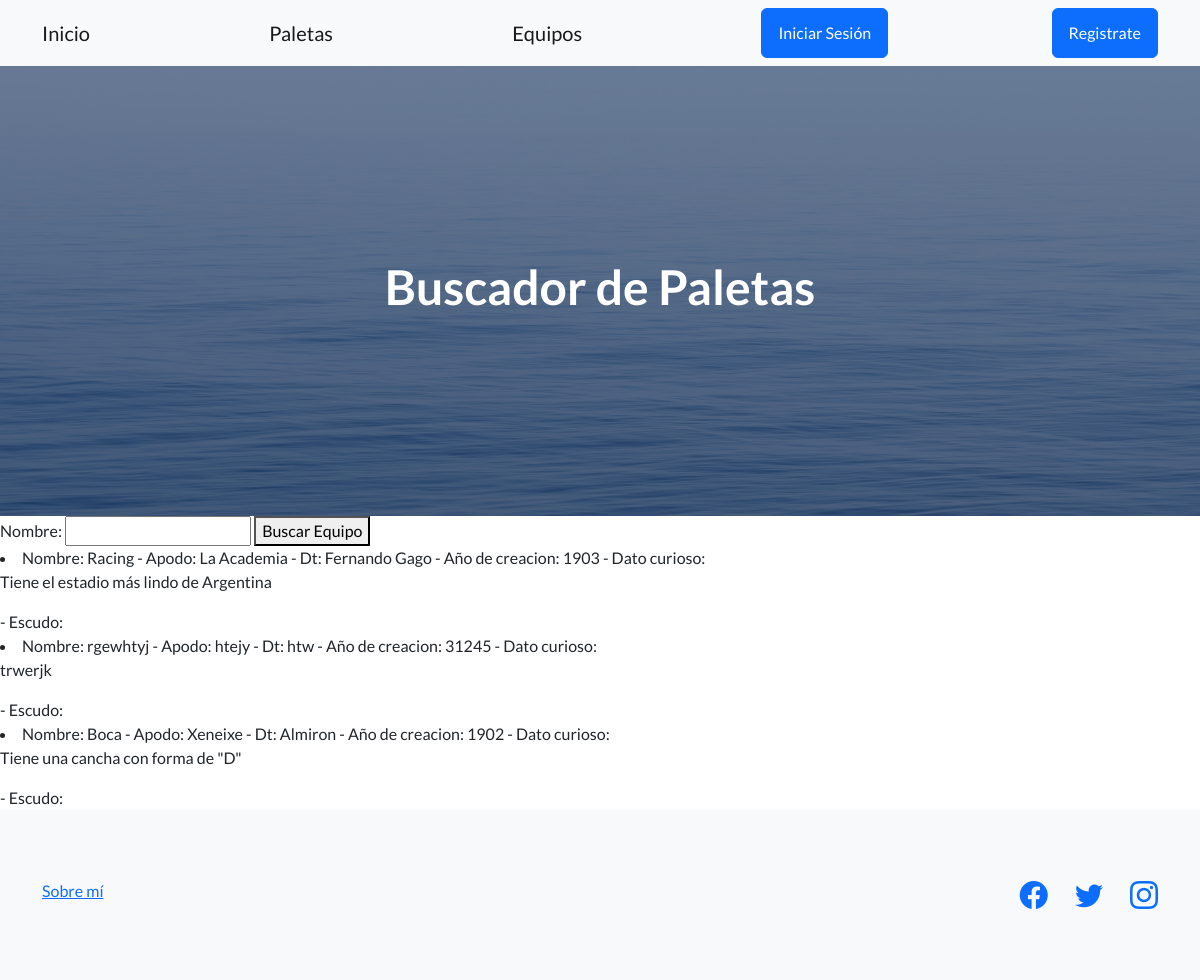
The page /paletas/buscar on the database its author committed.
### Aplicacion/models.py (models this page shows, shortened)
class Paleta(models.Model):
    nombre = models.CharField (max_length = 30)
    apodo = models.CharField (max_length = 30)
    dt = models.CharField (max_length = 30)
    anio_de_creacion = models.IntegerField ()
    dato_curioso = RichTextField()
    escudo = models.ImageField (upload_to = 'avatares', null = True, blank = True)

### Aplicacion/views.py (the view)
# urls.py: path('paletas/buscar', views.buscar_paleta, name = 'buscador_paletas'),
def buscar_paleta(request):
    nombre_a_buscar = request.GET.get('nombre', None)
    if nombre_a_buscar:
        paletas = Paleta.objects.filter(nombre__icontains = nombre_a_buscar)
    else:
        paletas = Paleta.objects.all()
    formulario_busqueda = BuscarPaleta()
    return render(request,'buscar_paletas.html', {'paletas':paletas, 'formulario':formulario_busqueda})

### Aplicacion/forms.py
class BuscarPaleta(forms.Form):
    nombre = forms.CharField (max_length = 30, required = False)

### Aplicacion/templates/buscar_paletas.html (shortened to what this page needs)
{% extends 'base.html' %}
{% block h1_header %}
<h1>Buscador de Paletas</h1>
{% endblock h1_header %}
{% block contenido %}
<form action = {% url 'Aplicacion:buscador_paletas' %} method = "get">
    {{formulario}}
    <button>Buscar Equipo</button>
</form>
{% if paletas %}
{% for paleta in paletas %}
   <li >
    Nombre: {{paleta.nombre}} - Apodo: {{paleta.apodo}} - Dt: {{paleta.dt}} - Año de creacion: {{paleta.anio_de_creacion}} - Dato curioso: {{paleta.dato_curioso | safe}} - Escudo: <img src = {{paleta.escudo.url}} alt = '' height = '60px'>
   </li>
   {% endfor %}
{% else %}
   <h2>No hay datos</h2>
{% endif %}
{% endblock contenido %}

### rows shown on the page
Paleta: nombre "Racing", apodo "La Academia", dt "Fernando Gago", anio_de_creacion "1903", dato_curioso "Tiene el estadio más lindo de Argentina"
Paleta: nombre "rgewhtyj", apodo "htejy", dt "htw", anio_de_creacion "31245", dato_curioso "trwerjk"
Paleta: nombre "Boca", apodo "Xeneixe", dt "Almiron", anio_de_creacion "1902", dato_curioso "Tiene una cancha con forma de \"D\""
